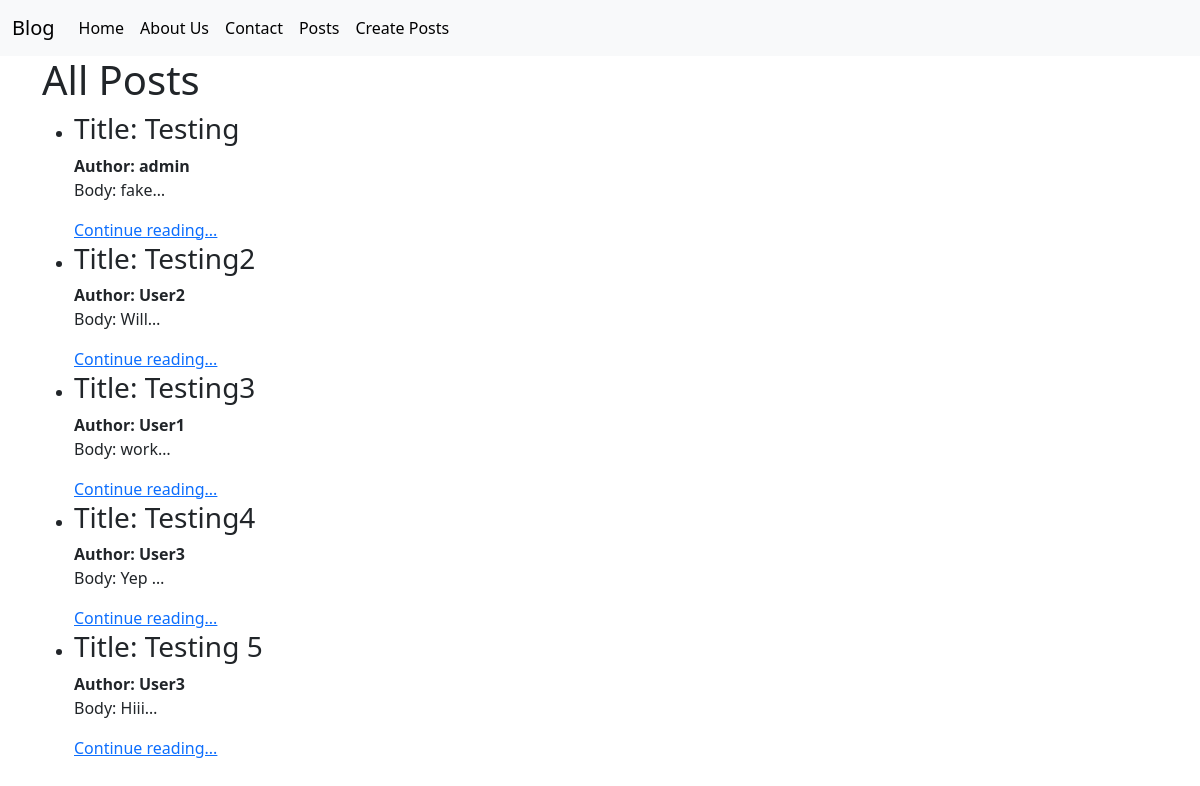
Page /posts/list/ on the earlier database version.
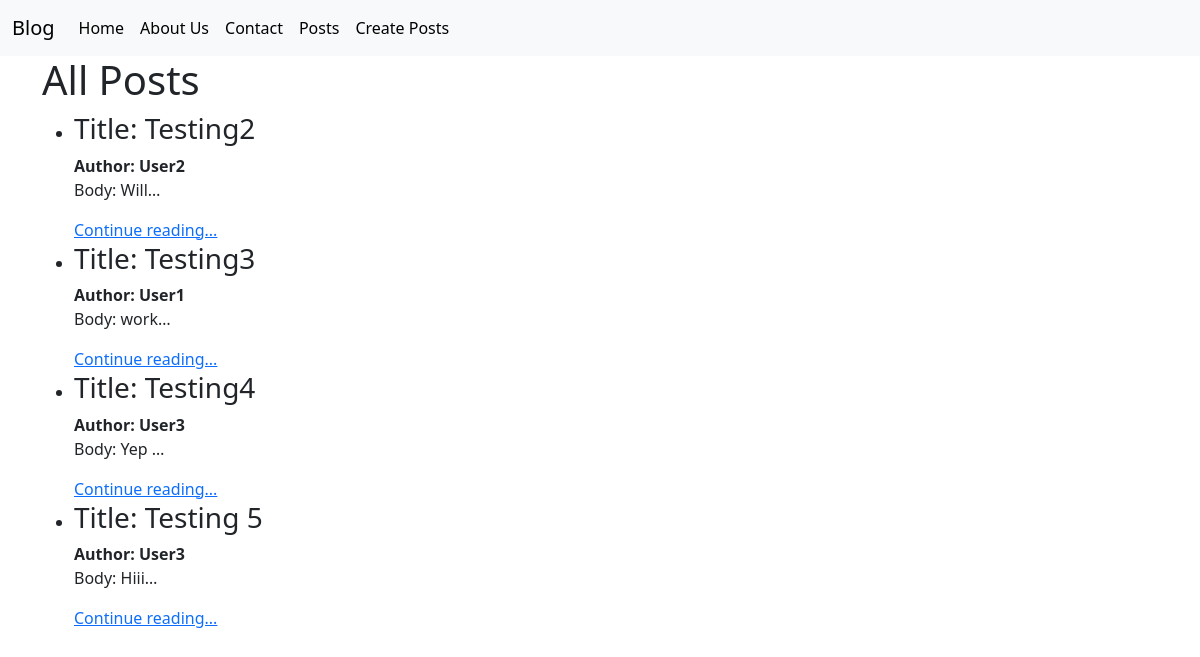
Same page on the later database version.
### posts/models.py (models this page shows, shortened)
class Post(models.Model):
    title = models.CharField(max_length=128)
    subtitle = models.CharField(max_length=128)
    body = models.TextField()
    created_on = models.DateTimeField(auto_now_add=True)
    author = models.ForeignKey(
        User,
        on_delete=models.CASCADE
    )

### posts/views.py (the view)
# urls.py: path("list/", PostListView.as_view(), name="post_list"),
class PostListView(ListView):  # GET Request -> List
    template_name = "postsTemplates/list.html"
    model = Post
    context_object_name = "posts"

### templates/postsTemplates/list.html (shortened to what this page needs)
{% extends 'base.html' %}
{% block content %}
    <h1>All Posts</h1>
    <ul>
        {% for item in posts %}
            <li>
                <h3>Title: {{ item.title }}</h3>
                <span><strong>Author: {{ item.author }}</strong></span>
                <p>Body: {{ item.body|truncatechars:5 }}</p>
                <a href="{% url 'post_detail' item.id %}">Continue reading...</a>
            </li>
        {% endfor %}
    </ul>
{% endblock %}

### templates/base.html (shortened to what this page needs)
<!DOCTYPE html>
<html lang="en">
<head>
    <link href="https://cdn.jsdelivr.net/npm/bootstrap@5.3.8/dist/css/bootstrap.min.css" rel="stylesheet">
</head>
<body>
    {% include "navbar.html" %}
    <div class = "container">
        {% block content %}{% endblock %}
    </div>
</body>
</html>

### templates/navbar.html (shortened to what this page needs)
<nav class="navbar navbar-expand-lg bg-body-tertiary">
  <div class="container-fluid">
    <a class="navbar-brand" href="{% url 'home' %}">Blog</a>
    <div class="collapse navbar-collapse" id="navbarSupportedContent">
      <ul class="navbar-nav me-auto mb-2 mb-lg-0">
        <li class="nav-item">
          <a class="nav-link active" aria-current="page" href="{% url 'home' %}">Home</a>
        </li>
        <li class="nav-item">
          <a class="nav-link active" href="{% url 'about' %}">About Us</a>
        </li>
        <li class="nav-item">
            <a class="nav-link active" href="{% url 'contact' %}">Contact</a>
        </li>
        <li class="nav-item">
            <a class="nav-link active" href="{% url 'post_list' %}">Posts</a>
        </li>
        <li class="nav-item">
            <a class="nav-link active" href="{% url 'post_new' %}">Create Posts</a>
        </li>
        </ul>
     </div>
  </div>
</nav>

Differences in the rows shown:
removed Post: title "Testing", author "admin", body "fake…"
